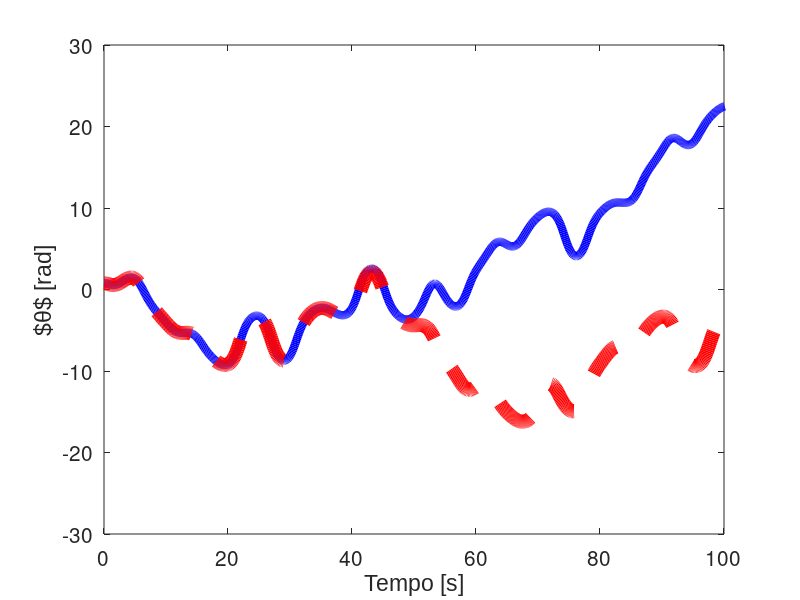
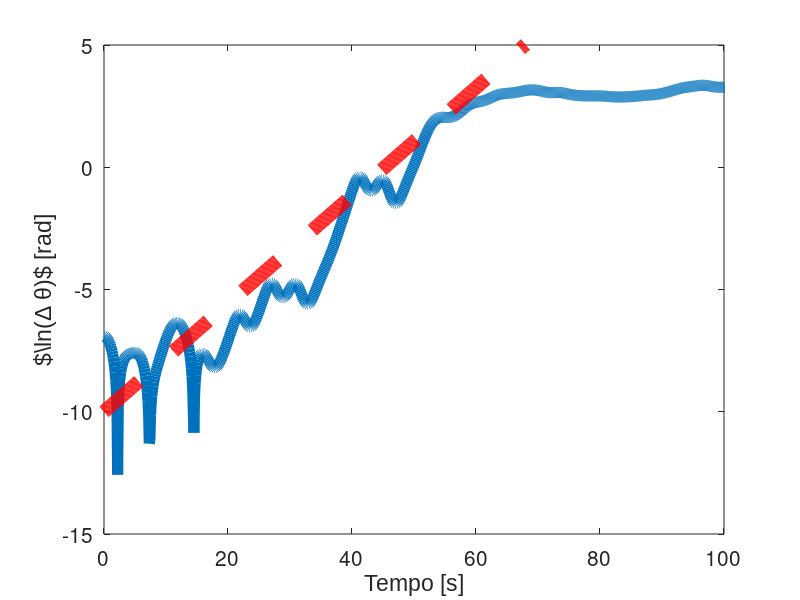

Reproduce these figures in MATLAB, in order.
%%%%%%%%%%%%%%%%%%%%%%%%%%%%%%%%%%%%%%%%%%%%%%%%%%%%%%%%%%%%%%%%%%%%%%%
% Análise Dinâmica de um Pêndulo Forçado - Expoente de Lyapunov
%%%%%%%%%%%%%%%%%%%%%%%%%%%%%%%%%%%%%%%%%%%%%%%%%%%%%%%%%%%%%%%%%%%%%%%

clc
clear
close all

%%%%%%%%%%%%%%%%%%%%%%%%%%%%%%%%%%%%%%%%%%%%%%%%%%%%%%%%%%%%%%%%%%%%%%%

set(0,"defaultaxesfontsize",15)
set(0,"defaulttextfontname","arial")
set(0,"defaulttextfontsize",15)

%%%%%%%%%%%%%%%%%%%%%%%%%%%%%%%%%%%%%%%%%%%%%%%%%%%%%%%%%%%%%%%%%%%%%%%

% Parâmetros de Simulação

l = 9.8;  % comprimento do fio [m]
g = 9.8;  % gravidade [m/s^2]
c = 0.5;  % amortecimento [N.s/m]

N  = 15000; % número de mostras
dt = 0.1; % período de amostragem
t = 0:dt:(N-1)*dt; % vetor tempo de simulação

% Força
A = 1.2; % condição que dá caos
%A = 0.5;    % amplitude da força de excitação
Omega = 2/3;  % frequência de excitação em rad/s
F = A*sin(Omega*t); % sinal de força de excitação

%%%%%%%%%%%%%%%%%%%%%%%%%%%%%%%%%%%%%%%%%%%%%%%%%%%%%%%%%%%%%%%%%%%%%%%
% Plotando as Linhas do Campo

y1 = linspace(-6,9,20);
y2 = linspace(-4,3,20);

% creates two matrices one for all the x-values on the grid, and one for
% all the y-values on the grid. Note that x and y are matrices of the same
% size and shape, in this case 20 rows and 20 columns
[x,y] = meshgrid(y1,y2);
u = zeros(size(x));
v = zeros(size(x));
% we can use a single loop over each element to compute the derivatives at
% each point (y1, y2)
%t=0; % we want the derivatives at each point at t=0, i.e. the starting time

for i = 1:numel(x)
    Yprime(1) =y(i);
    Yprime(2) = F(1)-(g/l)*sin(x(i));
    u(i) = Yprime(1);
    v(i) = Yprime(2);
end

%figure(1)
%quiver(x,y,u,v,'r'); hold on

%%%%%%%%%%%%%%%%%%%%%%%%%%%%%%%%%%%%%%%%%%%%%%%%%%%%%%%%%%%%%%%%%%%%%%%
% Pêndulo Livre
% condições iniciais  

theta(1) = pi/4;
dottheta(1) = 0;
ddottheta(1) = F(1)-(g/l)*sin(theta(1)) - c*dottheta(1);
  
for k = 2:N
  % Aproximando usando o método de Runge-Kutta de 4.º ordem          
  % Parâmetros k para aproximar theta(i) e dottheta(i)
	% vetor de estados é z = [theta dottheta]'
	% dz = F(z); dz(1) = dotz(1) = dottheta
	% dz(2) = -(g/l)*sin(theta) = ddottheta

  % Cálculo das constantes
	k1a = dottheta(k-1);
	k1b = F(k-1)-(g/l)*sin(theta(k-1)) - c*dottheta(k-1); % ddotheta(i-1)

	k2a = dottheta(k-1) + dt*0.5*k1b; 
	k2b = F(k-1)-(g/l)*sin(theta(k-1) + dt*0.5*k1a) - c*k2a;

	k3a = dottheta(k-1) + dt*0.5*k2b;
	k3b =  F(k-1)-(g/l)*sin(theta(k-1) +dt*0.5*k2a)-c*k3a;

	k4a = dottheta(k-1) + dt*k3b;
	k4b =  F(k-1)-(g/l)*sin(theta(k-1) + dt*k3a)-c*k4a;

	% aproximação de theta(i)
	theta(k) = theta(k-1) + dt*(k1a+2*k2a+2*k3a+k4a)/6;
	% aproximação de dottheta(i)
 	dottheta(k) = dottheta(k-1) + dt*(k1b+2*k2b+2*k3b+k4b)/6;
  % aproximação de ddotheta(i)
  ddottheta(k) = F(k)-(g/l)*sin(theta(k)) - c*dottheta(k);

end

theta1 = theta;
  
figure(1)
plot(t,theta1,'linewidth',6,'-b'); hold on
xlim([0 100]);
ylabel('$\theta$ [rad]')
xlabel('$Tempo [s]')
%saveas(1,'theta.tex');

%%%%%%%%%%%%%%%%%%%%%%%%%%%%%%%%%%%%%%%%%%%%%%%%%%%%%%%%%%%%%%%%%%%%%%
% Mesma condição inicial com leve diferença

theta(1) = pi/4 + 0.001;
dottheta(1) = 0;
ddottheta(1) = F(1)-(g/l)*sin(theta(1)) - c*dottheta(1);
  
for k = 2:N
  % Aproximando usando o método de Runge-Kutta de 4.º ordem          
  % Parâmetros k para aproximar theta(i) e dottheta(i)
	% vetor de estados é z = [theta dottheta]'
	% dz = F(z); dz(1) = dotz(1) = dottheta
	% dz(2) = -(g/l)*sin(theta) = ddottheta

  % Cálculo das constantes
	k1a = dottheta(k-1);
	k1b = F(k-1)-(g/l)*sin(theta(k-1)) - c*dottheta(k-1); % ddotheta(i-1)

	k2a = dottheta(k-1) + dt*0.5*k1b; 
	k2b = F(k-1)-(g/l)*sin(theta(k-1) + dt*0.5*k1a) - c*k2a;

	k3a = dottheta(k-1) + dt*0.5*k2b;
	k3b =  F(k-1)-(g/l)*sin(theta(k-1) +dt*0.5*k2a)-c*k3a;

	k4a = dottheta(k-1) + dt*k3b;
	k4b =  F(k-1)-(g/l)*sin(theta(k-1) + dt*k3a)-c*k4a;

	% aproximação de theta(i)
	theta(k) = theta(k-1) + dt*(k1a+2*k2a+2*k3a+k4a)/6;
	% aproximação de dottheta(i)
 	dottheta(k) = dottheta(k-1) + dt*(k1b+2*k2b+2*k3b+k4b)/6;
  % aproximação de ddotheta(i)
  ddottheta(k) = F(k)-(g/l)*sin(theta(k)) - c*dottheta(k);

end
  
theta2 = theta;
  
figure(1)
plot(t,theta2,'linewidth',10,'--r');
xlim([0 100]);
ylim([-30 30])
ylabel('$\theta$ [rad]')
xlabel('Tempo [s]')
saveas(1,'thetacc.tex');

%%%%%%%%%%%%%%%%%%%%%%%%%%%%%%%%%%%%%%%%%%%%%%%%%%%%%%%%%%%%%%%%%%%%%%%
% Expoente de Lyapunov - Estimativa
%%%%%%%%%%%%%%%%%%%%%%%%%%%%%%%%%%%%%%%%%%%%%%%%%%%%%%%%%%%%%%%%%%%%%%%
deltaTheta = theta1 - theta2;
% Delta Theta = exp(lambda t);
% ln(Delta Theta) = lambda t
lambda = log(deltaTheta)./t;
%[11.2 -6.8]
%[40.8 -0.26]
k = (+6.8-0.26)/(40.8-11.2);
y = k*t-10;
% Visualizando a sensibilidade as condições iniciais
figure(2)
plot(t,log(deltaTheta),'linewidth',8); hold on;
plot(t,y,'linewidth',10,'--r')
xlim([0 100]);
ylim([-15 5])
ylabel('$\ln(\Delta \theta)$ [rad]')
xlabel('Tempo [s]')
saveas(2,'deltathetacc.tex');

%%%%%%%%%%%%%%%%%%%%%%%%%%%%%%%%%%%%%%%%%%%%%%%%%%%%%%%%%%%%%%%%%%%%%%%